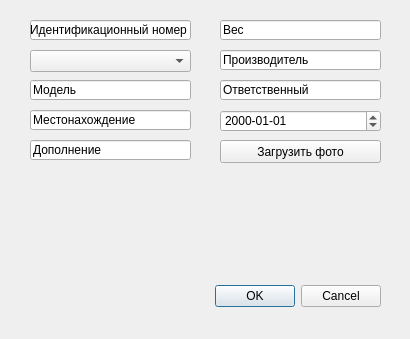
<?xml version="1.0" encoding="UTF-8"?>
<ui version="4.0">
 <class>addItem</class>
 <widget class="QDialog" name="addItem">
  <property name="geometry">
   <rect>
    <x>0</x>
    <y>0</y>
    <width>410</width>
    <height>339</height>
   </rect>
  </property>
  <property name="windowTitle">
   <string>Dialog</string>
  </property>
  <widget class="QDialogButtonBox" name="buttonBox">
   <property name="geometry">
    <rect>
     <x>200</x>
     <y>280</y>
     <width>181</width>
     <height>32</height>
    </rect>
   </property>
   <property name="orientation">
    <enum>Qt::Horizontal</enum>
   </property>
   <property name="standardButtons">
    <set>QDialogButtonBox::Cancel|QDialogButtonBox::Ok</set>
   </property>
  </widget>
  <widget class="QLineEdit" name="boatId">
   <property name="geometry">
    <rect>
     <x>30</x>
     <y>20</y>
     <width>161</width>
     <height>20</height>
    </rect>
   </property>
   <property name="text">
    <string>Идентификационный номер</string>
   </property>
   <property name="placeholderText">
    <string notr="true"/>
   </property>
  </widget>
  <widget class="QComboBox" name="boatType">
   <property name="geometry">
    <rect>
     <x>30</x>
     <y>50</y>
     <width>161</width>
     <height>22</height>
    </rect>
   </property>
   <property name="currentText">
    <string/>
   </property>
  </widget>
  <widget class="QLineEdit" name="boatModel">
   <property name="geometry">
    <rect>
     <x>30</x>
     <y>80</y>
     <width>161</width>
     <height>20</height>
    </rect>
   </property>
   <property name="text">
    <string>Модель</string>
   </property>
  </widget>
  <widget class="QLineEdit" name="boatWeight">
   <property name="geometry">
    <rect>
     <x>220</x>
     <y>20</y>
     <width>161</width>
     <height>20</height>
    </rect>
   </property>
   <property name="text">
    <string>Вес</string>
   </property>
  </widget>
  <widget class="QLineEdit" name="boatCreater">
   <property name="geometry">
    <rect>
     <x>220</x>
     <y>50</y>
     <width>161</width>
     <height>20</height>
    </rect>
   </property>
   <property name="text">
    <string>Производитель</string>
   </property>
  </widget>
  <widget class="QLineEdit" name="boatLiable">
   <property name="geometry">
    <rect>
     <x>220</x>
     <y>80</y>
     <width>161</width>
     <height>20</height>
    </rect>
   </property>
   <property name="text">
    <string>Ответственный</string>
   </property>
  </widget>
  <widget class="QLineEdit" name="boatPlace">
   <property name="geometry">
    <rect>
     <x>30</x>
     <y>110</y>
     <width>161</width>
     <height>20</height>
    </rect>
   </property>
   <property name="text">
    <string>Местонахождение</string>
   </property>
  </widget>
  <widget class="QDateEdit" name="boatDate">
   <property name="geometry">
    <rect>
     <x>220</x>
     <y>110</y>
     <width>161</width>
     <height>22</height>
    </rect>
   </property>
   <property name="wrapping">
    <bool>false</bool>
   </property>
   <property name="accelerated">
    <bool>false</bool>
   </property>
   <property name="displayFormat">
    <string>yyyy-MM-dd</string>
   </property>
  </widget>
  <widget class="QLineEdit" name="boatOther">
   <property name="geometry">
    <rect>
     <x>30</x>
     <y>140</y>
     <width>161</width>
     <height>20</height>
    </rect>
   </property>
   <property name="text">
    <string>Дополнение</string>
   </property>
  </widget>
  <widget class="QPushButton" name="boatPhotoButton">
   <property name="geometry">
    <rect>
     <x>220</x>
     <y>140</y>
     <width>161</width>
     <height>23</height>
    </rect>
   </property>
   <property name="text">
    <string>Загрузить фото</string>
   </property>
  </widget>
  <widget class="QLabel" name="labelPhoto">
   <property name="geometry">
    <rect>
     <x>30</x>
     <y>170</y>
     <width>351</width>
     <height>91</height>
    </rect>
   </property>
   <property name="text">
    <string/>
   </property>
  </widget>
 </widget>
 <resources/>
 <connections>
  <connection>
   <sender>buttonBox</sender>
   <signal>accepted()</signal>
   <receiver>addItem</receiver>
   <slot>accept()</slot>
   <hints>
    <hint type="sourcelabel">
     <x>248</x>
     <y>254</y>
    </hint>
    <hint type="destinationlabel">
     <x>157</x>
     <y>274</y>
    </hint>
   </hints>
  </connection>
  <connection>
   <sender>buttonBox</sender>
   <signal>rejected()</signal>
   <receiver>addItem</receiver>
   <slot>reject()</slot>
   <hints>
    <hint type="sourcelabel">
     <x>316</x>
     <y>260</y>
    </hint>
    <hint type="destinationlabel">
     <x>286</x>
     <y>274</y>
    </hint>
   </hints>
  </connection>
 </connections>
</ui>
